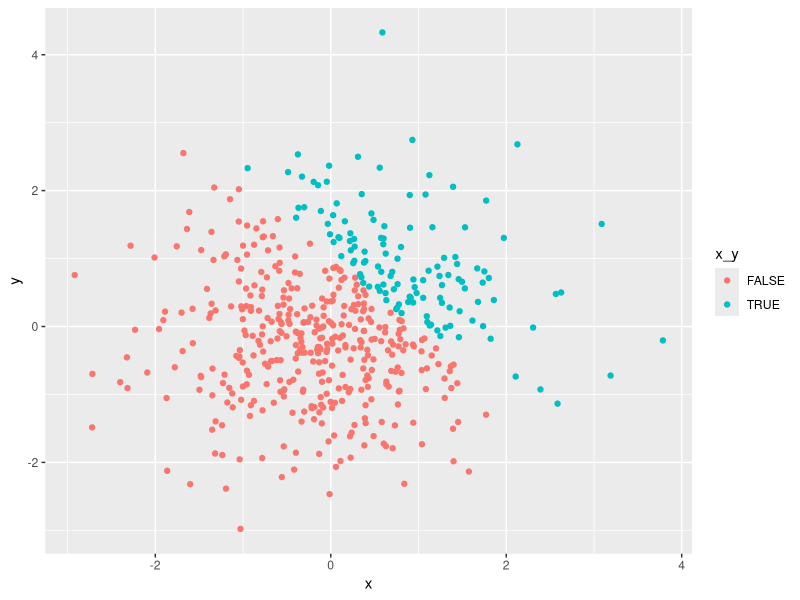
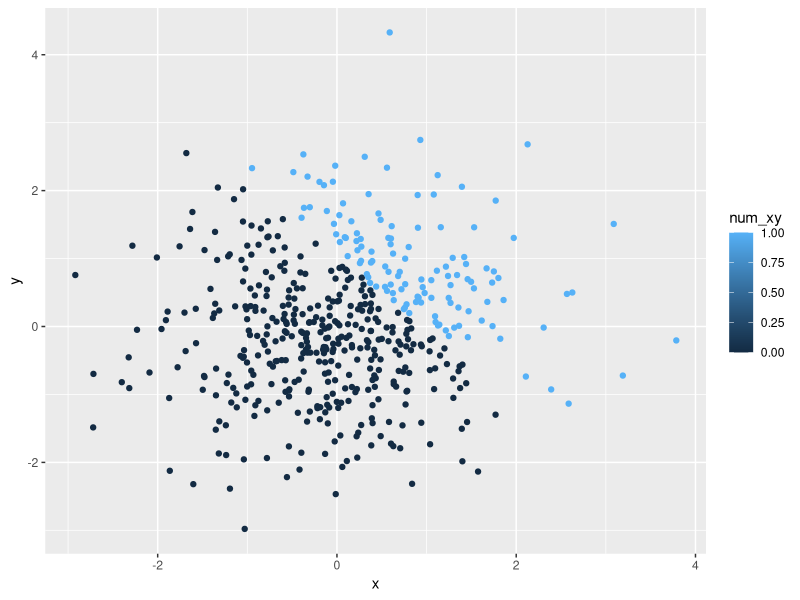
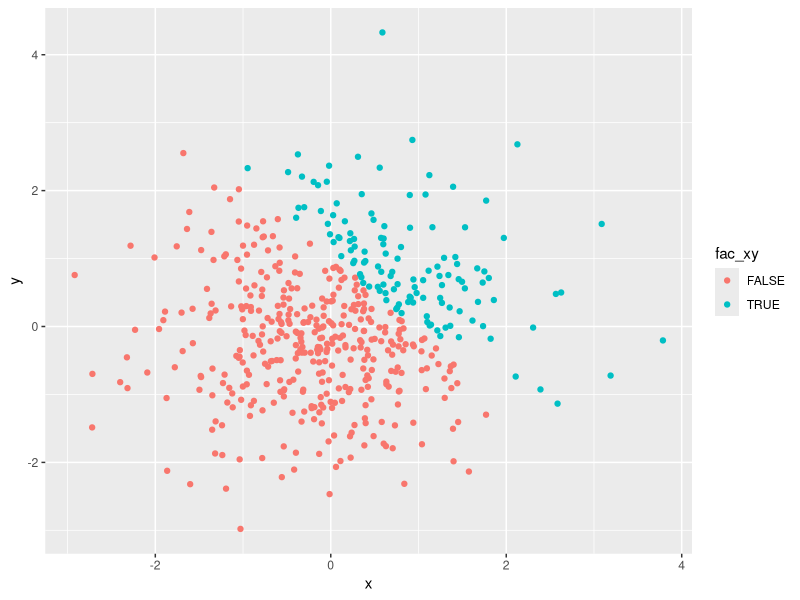
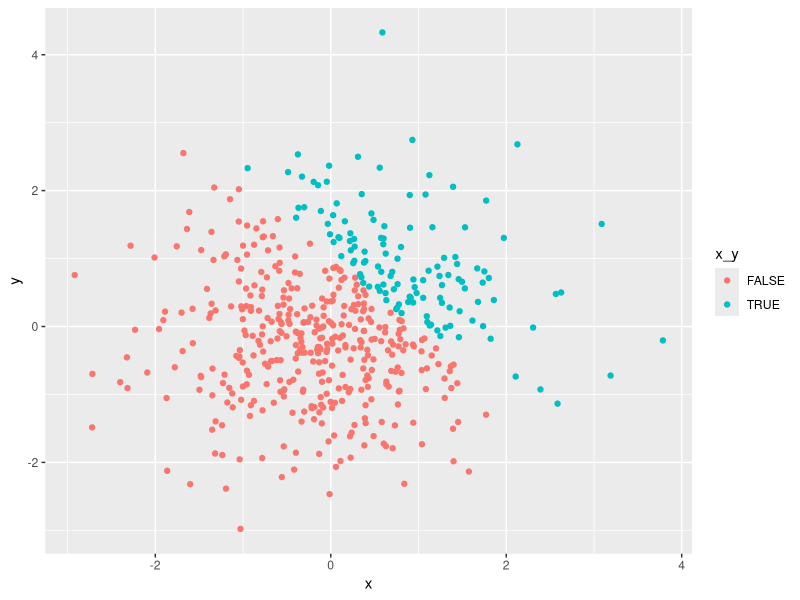

The R source for these figures, in order:
## ---- chunk 1
knitr::opts_chunk$set(echo = TRUE)

library(tidyverse)
## ---- chunk 2
# Creat a data frame
set.seed(100)
hw1_df1 = tibble(
  random_samp = rnorm(8, mean = 0, sd = 1),
  logical_vec = random_samp > 0,
  char_vec = c("a", "b", "c", "d", "e", "f", "g", "h"),
  factor_vec = factor(c("level I", "level II", "level III", "level II", "level III", "level III", "level I", "level I"), levels =c("level I", "level II", "level III"))
)

# pull variables from the dataframe, and take the mean of each variable.
mean(pull(hw1_df1, random_samp))
mean(pull(hw1_df1, logical_vec))
# mean(pull(hw1_df1, char_vec))    it doesn't work
# mean(pull(hw1_df1, factor_vec))  it doesn't work
## ---- chunk 3
#convert the logical vector to numeric, and multiply the random sample by the result
as.numeric(pull(hw1_df1, logical_vec)) * pull(hw1_df1,random_samp)

#convert the logical vector to a factor, and multiply the random sample by the result
#as.factor(pull(hw1_df1, logical_vec)) * pull(hw1_df1,random_samp)
#it doesn't work

#convert the logical vector to a factor and then convert the result to numeric, and multiply the random sample by the result
as.numeric(as.factor(pull(hw1_df1, logical_vec))) * pull(hw1_df1,random_samp)
## ---- chunk 4
# Create a data frame
set.seed(200)
hw1_df2 = tibble(
  x = rnorm(500, mean = 0, sd = 1),
  y = rnorm(500, mean = 0, sd = 1),
  x_y = x + y > 1,
  num_xy = as.numeric(x_y),
  fac_xy = as.factor(x_y)
)
## ---- chunk 5
#Make a scatterplot of y vs x; color points using the logical variable and export it. 
ggplot(hw1_df2, aes(x = x, y = y, color = x_y)) + geom_point()
ggsave("plot1_colored_by_logicalVector.pdf")
#Make a scatterplot that color points using the numeric variables.
ggplot(hw1_df2, aes(x = x, y = y, color = num_xy)) + geom_point()
#Make a scatterplot that color points using the factor variables.
ggplot(hw1_df2, aes(x = x, y = y, color = fac_xy)) + geom_point()
